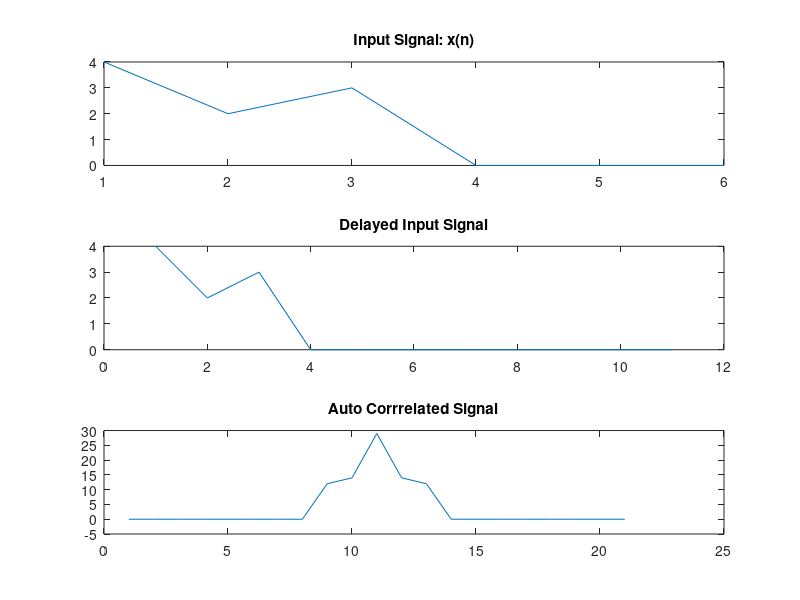

MATLAB code to generate this figure:
t=0:1:5;

step0 = t>=0;
step1 = t>=1;
step2 = t>=2;
step3 = t>=3;

x = 4*step0 - 2*step1 + step2 - 3*step3;

d= 5;

h = zeros(1,length(x)+d);

for i=1:length(x)
    h(i)=x(i);
end


Y = xcorr(x,h);


%plotting section

subplot(3,1,1);
plot(x);
title('Input Signal: x(n)');

subplot(3,1,2);
plot(h);
title('Delayed Input Signal');

subplot(3,1,3);
plot(Y);
title('Auto Corrrelated Signal');